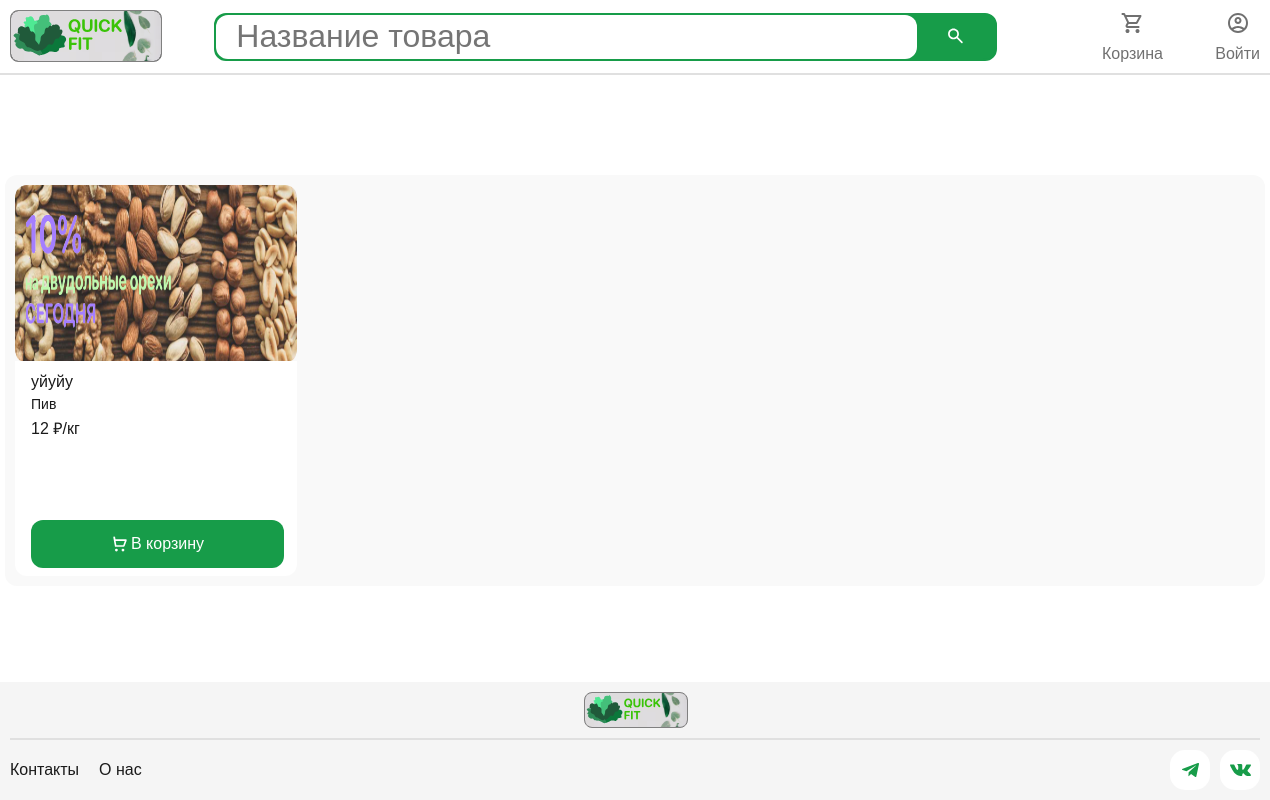
The app's page /, older data.
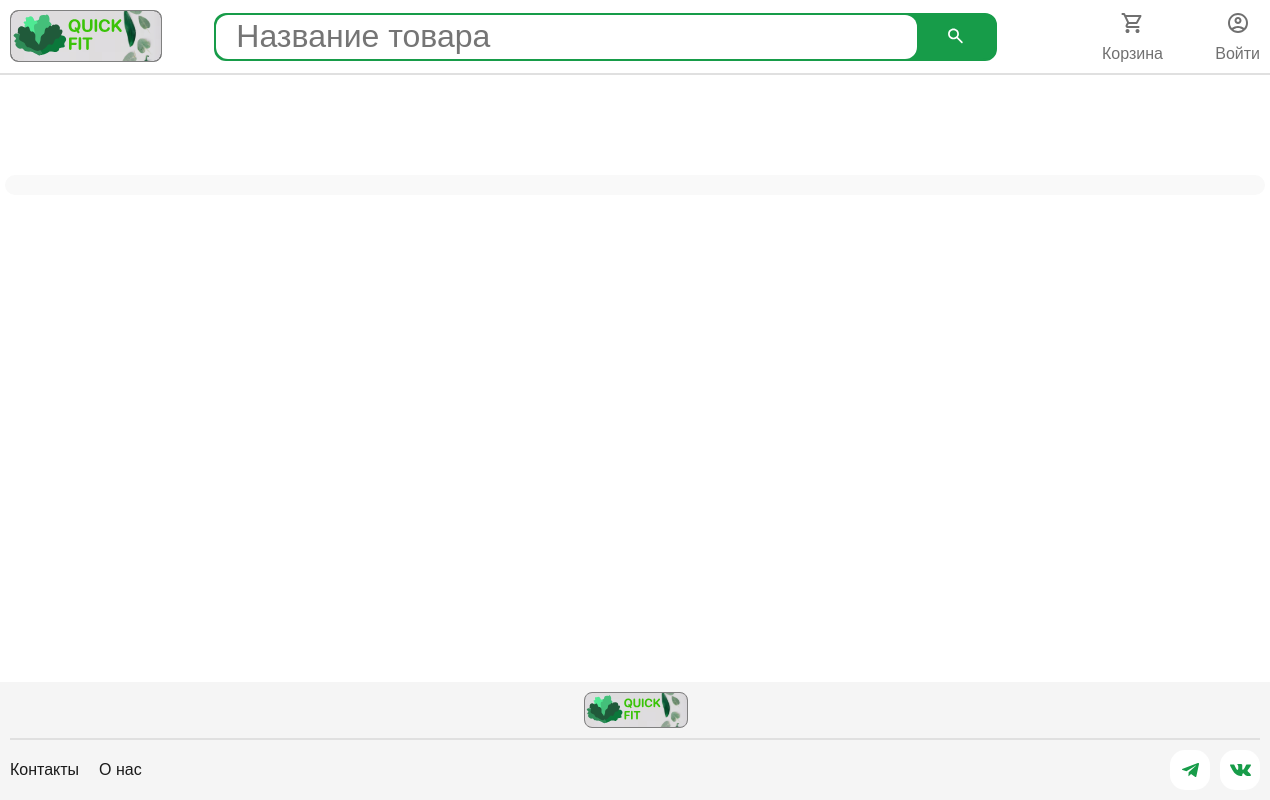
The same page, newer data.
### main/models.py (models this page shows, shortened)
class Product(models.Model):
    category = models.ForeignKey(Category, related_name='product', on_delete=models.CASCADE)
    name = models.CharField(max_length=100, db_index=True)
    slug = models.SlugField(max_length=100, unique=True)
    image = models.ImageField(upload_to='products/%Y/%m/%d')
    description = models.TextField(blank=True)
    expiration_date = models.TextField(blank=True)
    weight = models.TextField(blank=True)
    producer = models.TextField(blank=True)
    country_of_production = models.TextField(blank=True)
    composition = models.TextField(blank=True)
    storage_conditions = models.TextField(blank=True)
    brand = models.TextField(blank=True)
    price = models.IntegerField()
    available = models.BooleanField(default=True)
    created = models.DateTimeField(auto_now_add=True)
    updated = models.DateTimeField(auto_now=True)
    class Meta:
        ordering = ('name',)
        verbose_name = 'Продукт'
        verbose_name_plural = 'Продукты'
    def get_absolute_url(self):
        return reverse("main:product_detail", args=[self.id, self.slug])

class Category(models.Model):
    name = models.CharField(max_length=100, db_index=True)
    slug = models.SlugField(max_length=100, unique=True)
    class Meta:
        ordering = ('name',)
        verbose_name = 'Категория'
        verbose_name_plural = 'Категории'
    def __str__(self):
        return self.name

### main/views.py (the view)
# urls.py: path('', views.product_list, name='product_list'),
def product_list(request, category_slug=None):
    categories = Category.objects.all()
    products = Product.objects.filter(available=True)
    cart_product_form = CartAddProductForm()
    category = None
    if category_slug:
        category = get_object_or_404(Category, slug=category_slug)
        products = products.filter(category=category)
    return render(
        request,
        'index.html',
        {
            'category': category,
            'categories': categories,
            'products': products,
            'cart_product_form': cart_product_form,
        },
    )

### cart/forms.py
class CartAddProductForm(forms.Form):
    quantity = forms.IntegerField(
        min_value=1,
        max_value=20,
        initial=1,
        widget=forms.NumberInput(
            attrs={
                'class': 'form-control',
            }
        ),
    )
    override = forms.BooleanField(required=False, initial=False, widget=forms.HiddenInput)

### cart/context_processors.py (called while the page is built)
def cart(request):
    return {'cart':Cart(request)}

### main/templates/index.html (shortened to what this page needs)
{% extends "base.html" %}
{% load static %}
{% block link %}<link rel="stylesheet" href="{% static "css/index.css" %}">{% endblock link %}
{% block content %}
    <div class="wrapper">
        <ul class="list">
            {% for product in  products%}
            <li class="item">
                <a href="{{product.get_absolute_url}}" class='item-img-link'>
                    <img src="{{product.image.url}}" alt="{{product.name}}">
                </a>
                <div>
                    <div>
                    <a href="{{product.get_absolute_url}}" >
                        <h5 class="item-name text_16px black weight_500">{{product.name}}</h5>
                    </a>
                    <p class="item-category text_14px black">{{product.category}}</p>
                    <p class="item-price text_16px black">
                        {{product.price}} {% if  product.weight%}₽/шт{% else %}₽/кг{% endif %}
                    </p>
                    </div>
                    <form action="{% url "cart:cart_add" product.id %}" method="POST" class="form1">
                        <button class="item-button" type="submit">
                            <span class="text_16px white">В корзину</span>
                        </button>
                    </form>
                </div>
            </li>
            {% endfor %}
        </ul>
      </div>
{% endblock content %}

Row changes from the older to the newer data that the page shows:
removed Product: image (picture), name "уйуйу", category "Пив", price "12", weight "₽/кг"
